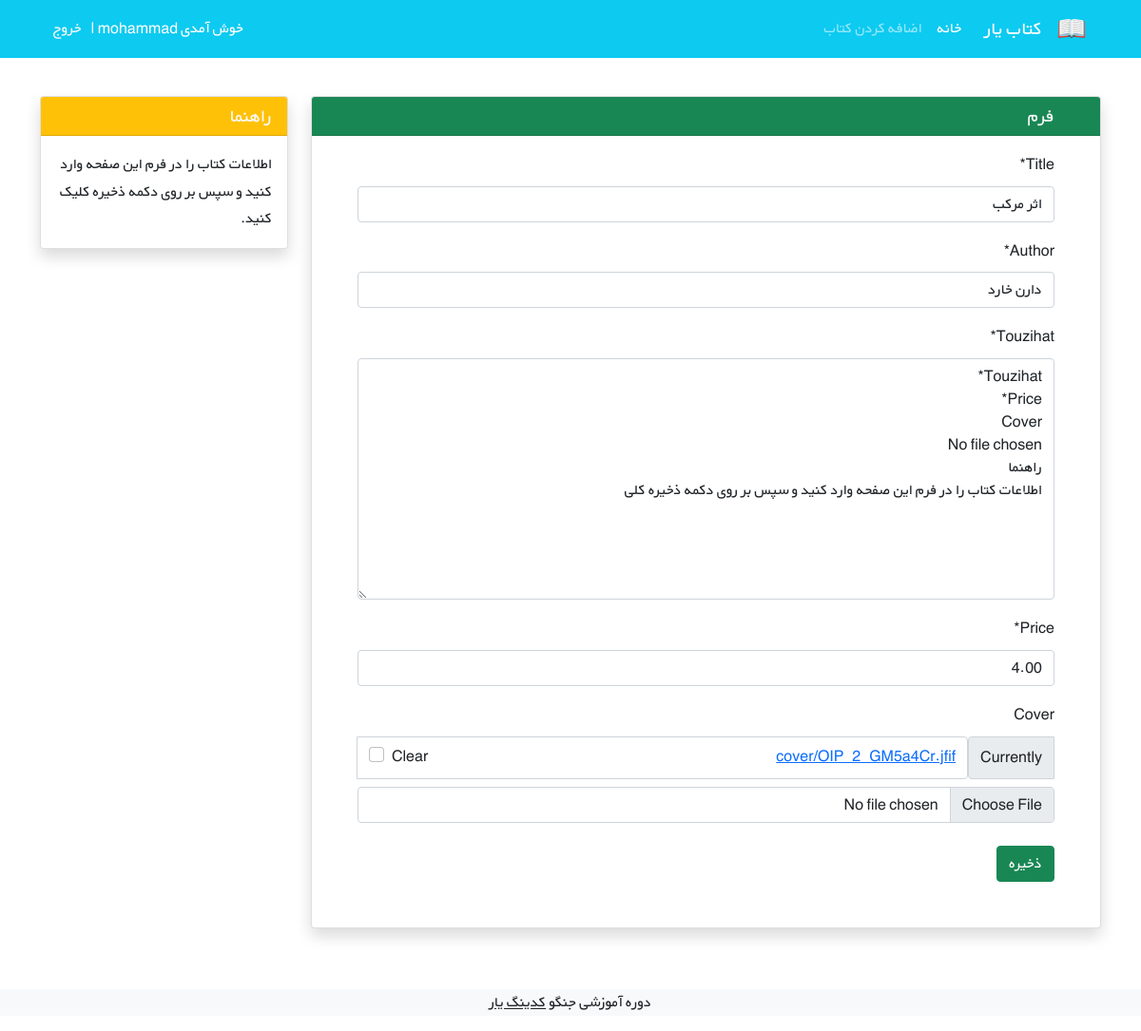
The page /7/update/ (signed in) on the database its author committed.
### keb/models.py (models this page shows, shortened)
class Kteb(models.Model):
    user = models.ForeignKey(get_user_model(), on_delete=models.CASCADE)
    title = models.CharField(max_length=50)
    author = models.CharField(max_length=50)
    touzihat = models.TextField()
    price = models.DecimalField(max_digits=5, decimal_places=2)
    cover = models.ImageField(upload_to="cover/",blank=True )

### keb/views.py (the view)
# urls.py: path("<int:pk>/update/",views.Update_kteb.as_view(),name="update_kteb"),
class Update_kteb(LoginRequiredMixin,UserPassesTestMixin,generic.UpdateView):
    model = Kteb
    template_name = "add_kteb.html"
    fields = ["title","author","touzihat","price","cover"]
    def test_func(self):
        obj = self.get_object()
        return obj.user == self.request.user

### keb/templates/add_kteb.html (shortened to what this page needs)
{% extends "base.html" %}
{% load crispy_forms_tags %}
{% block body %}
<div class="container mt-4" dir="rtl">
    <div class="row">
        <div class="col-9">
            <div class="card shadow my-3">
                <h5 class="card-header bg-success text-light px-5">فرم</h5>
                <div class="px-5 pt-3 pb-5">
                    <form enctype="multipart/form-data" method="POST">
                    {{form|crispy}}
                        <button type="submit" class="btn btn-success mt-2">ذخیره</button>
                    </form>
                </div>
            </div>
        </div>
        <div class="col-3">
                <div class="card my-3 shadow">
                    <h5 class="card-header bg-warning text-light">راهنما</h5>
                    <div class="card-body">
                        <p class="card-text">
                            اطلاعات کتاب را در فرم این صفحه وارد کنید و سپس بر روی دکمه ذخیره کلیک کنید.
                        </p>
                    </div>
                </div>
        </div>
    </div>
</div>
{% endblock body %}

### static/css/style.css (style rules this page uses)
* { font-family: 'BYekan', sans-serif; line-height: 1.8rem; }

### rows shown on the page
Kteb: title "اثر مرکب", author "دارن خارد", touzihat "Touzihat* Price* Cover No file chosen راهنما اطلاعات کتاب را در فرم این صفحه وارد کنید و سپس بر روی دکمه ذخیره کلی", price "4.00"
